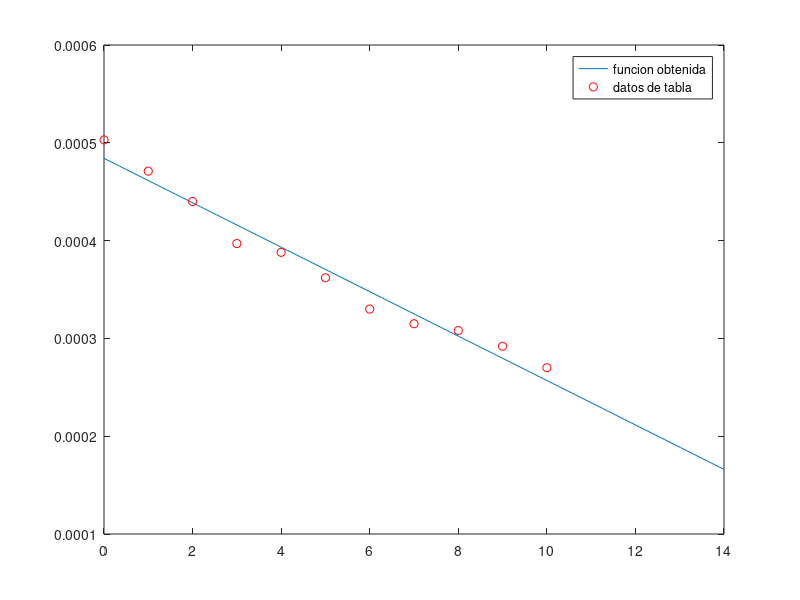

Reproduce this figure in MATLAB.
clear
clc

F = [0 1 2 3 4 5 6 7 8 9 10];
P = [5.03 4.71 4.4 3.97 3.88 3.62 3.3 3.15 3.08 2.92 2.7];
P = P*10^-4;

%- item a -%
%    y = n0/(1+n0at)
% => y(1+n0+at) = n0
% => y+yn0at = n0
% => ln(yn0at) = ln(n0)
% => ln(y) + ln(n0at) = ln(n0)
% => y + n0at = n0
% => y = n0 - n0at

% el sistema queda
% b = Ax
% [y1...yn] = [1...1n;F1...Fn]*[n0;-n0a]

%- item b -%
b = P;
b = b';
A = [ones(size(F))', F'];

%- item c -%
x = (A'*A)\(A'*b);
n0 = x(1);
a = (x(2)/n0)*-1;

%- item d -%
M = @(t) n0-n0*a*t;
xgrafico = linspace(0,14,200);
plot(xgrafico,M(xgrafico),F,P,"or")
legend("funcion obtenida","datos de tabla")

%- item e -%
prediccion = M(F(end)+2);
fprintf("La concentracion de iones a los 12s sera de %f\n", prediccion)
fprintf("Note que, a diferencia de la tabla, este resultado ya esta\n")
fprintf("multiplicado por 10^-4\n")
